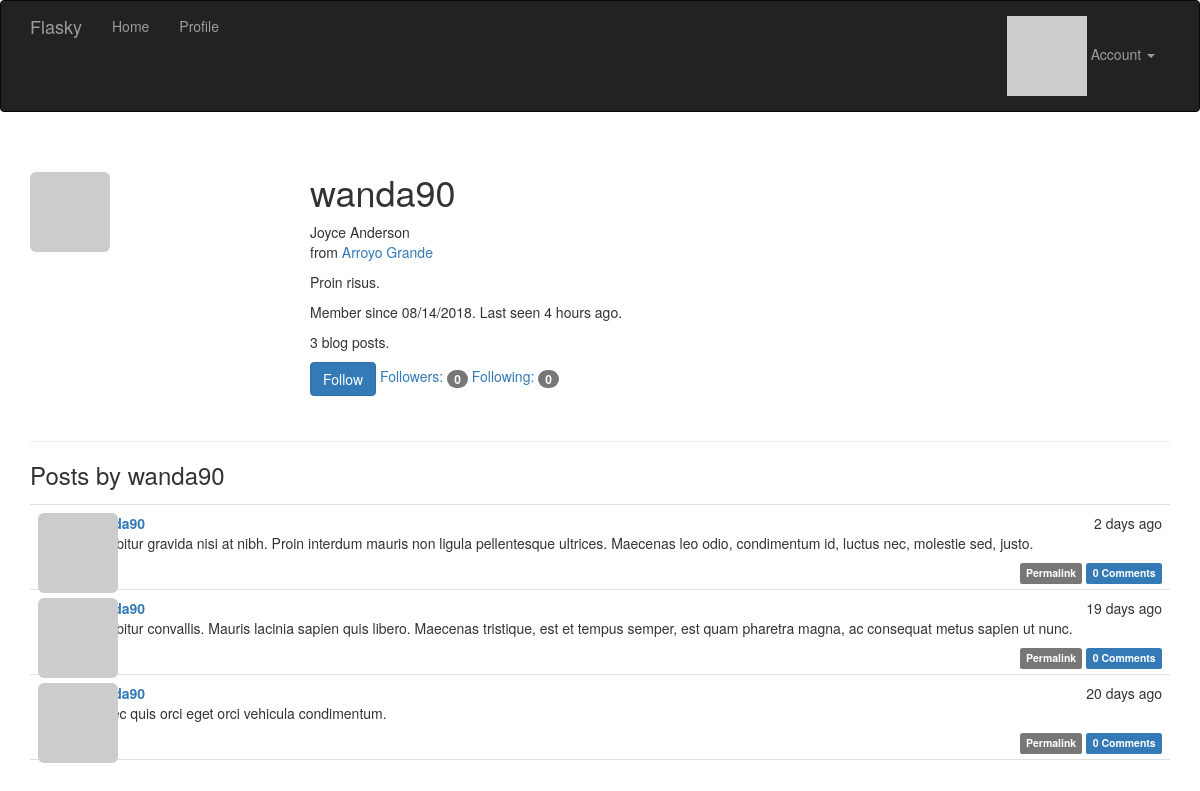
The page /user/wanda90 (signed in) on the database its author committed.
### app/models.py (models this page shows, shortened)
class User(UserMixin, db.Model):
    __tablename__ = 'users'
    id = db.Column(db.Integer, primary_key=True)
    username = db.Column(db.String, unique=True, index=True)
    password_hash = db.Column(db.String(128))
    email = db.Column(db.String(64), unique=True, index=True)
    role_id = db.Column(db.Integer, db.ForeignKey('roles.id'))
    confirmed = db.Column(db.Boolean, default=False)
    posts = db.relationship('Post', backref='author', lazy='dynamic')
    name = db.Column(db.String(64))
    location = db.Column(db.String(64))
    about_me = db.Column(db.Text)
    member_since = db.Column(db.DateTime(), default=datetime.utcnow)
    last_seen = db.Column(db.DateTime(), default=datetime.utcnow)
    comments = db.relationship('Comment', backref='author', lazy='dynamic')
    avatar_hash = db.Column(db.String(32))
    followed = db.relationship('Follow',
                               foreign_keys = [Follow.follower_id],
                               backref = db.backref('follower', lazy='joined'),
                               lazy = 'dynamic',
                               cascade='all, delete-orphan')
    followers = db.relationship('Follow',
                                foreign_keys=[Follow.followed_id],
                                backref=db.backref('followed', lazy='joined'),
                                lazy='dynamic',
                                cascade='all, delete-orphan')
    def can(self, permissions):
        return self.role is not None and (self.role.permissions & permissions) == permissions
    def is_administrator(self):
        return self.can(Permission.ADMINISTER)
    @property
    def password(self):
        raise AttributeError('password is not a readable attribute')
    def gravatar(self, size=100, default='identicon', rating='g'):
        if request.is_secure:
            url = 'https://secure.gravatar.com/avatar'
        else:
            url = 'http://www.gravatar.com/avatar'
        hash = self.avatar_hash or hashlib.md5(self.email.encode('utf-8')).hexdigest()
        return '{url}/{hash}?s={size}&d={default}&r={rating}'.format(
            url=url, hash=hash, size=size, default=default, rating=rating)
    def is_following(self, user):
        return self.followed.filter_by(followed_id=user.id).first() is not None

class Post(db.Model):
    __tablename__ = 'posts'
    id = db.Column(db.Integer, primary_key=True)
    body = db.Column(db.Text)
    timestamp = db.Column(db.DateTime, index=True, default=datetime.utcnow)
    authod_id = db.Column(db.Integer, db.ForeignKey('users.id'))
    body_html = db.Column(db.Text)
    comments = db.relationship('Comment', backref='post', lazy='dynamic')

### app/main/views.py (the view)
@main.route('/user/<username>')
def user(username):
    user = User.query.filter_by(username=username).first()
    if user is None:
        abort(404)
    posts = user.posts.order_by(Post.timestamp.desc()).all()
    return render_template('user.html', user=user, posts=posts)

### app/main/__init__.py (called while the page is built)
@main.app_context_processor
def inject_permissions():
    return dict(Permission=Permission)

### app/models.py (called while the page is built)
@login_manager.user_loader
def load_user(user_id):
    return User.query.get(int(user_id))

### app/templates/user.html (shortened to what this page needs)
{% extends "base.html" %}
{% import "_macros.html" as macros %}
{% block page_content %}
<div class="page-header">
    <img class="img-rounded profile-thumbnail" src="{{ user.gravatar(size=256) }}">
    <div class="profile-header">
        <h1>{{ user.username }}</h1>
        {% if user.name or user.location %}
        <p>
            {% if user.name %}{{ user.name }}<br>{% endif %}
            {% if user.location %}
                from <a href="http://maps.baidu.com/?q={{ user.location }}">{{ user.location }}</a><br>
            {% endif %}
        </p>
        {% endif %}
        {% if user.about_me %}<p>{{ user.about_me }}</p>{% endif %}
        <p>Member since {{ moment(user.member_since).format('L') }}. Last seen {{ moment(user.last_seen).fromNow() }}.</p>
        <p>{{ user.posts.count() }} blog posts.</p>
        <p>
            {% if current_user.can(Permission.FOLLOW) and user != current_user %}
                {% if not current_user.is_following(user) %}
                <a href="{{ url_for('.follow', username=user.username) }}" class="btn btn-primary">Follow</a>
                {% else %}
                <a href="{{ url_for('.unfollow', username=user.username) }}" class="btn btn-default">Unfollow</a>
                {% endif %}
            {% endif %}
            <a href="{{ url_for('.followers', username=user.username) }}">Followers: <span class="badge">{{ user.followers.count() - 1 }}</span></a>
            <a href="{{ url_for('.followed_by', username=user.username) }}">Following: <span class="badge">{{ user.followed.count() - 1 }}</span></a>
        </p>
    </div>
</div>
<h3>Posts by {{ user.username }}</h3>
{% include '_posts.html' %}
{% endblock %}

### app/templates/base.html (shortened to what this page needs)
{% extends "bootstrap/base.html" %}
{% block head %}
{{ super() }}
<link rel="stylesheet" type="text/css" href="{{ url_for('static', filename='styles.css') }}">
{% endblock %}
{% block navbar %}
<div class="navbar navbar-inverse" role="navigation">
     <div class="container">
         <div class="navbar-header">
             <a class="navbar-brand" href="/">Flasky</a>
         </div>
         <div class="navbar-collapse collapse">
             <ul class="nav navbar-nav">
                 <li><a href="/">Home</a></li>
                 {% if current_user.is_authenticated %}
                <li><a href="{{ url_for('main.user', username=current_user.username) }}">Profile</a></li>
                {% endif %}
             </ul>
             <ul class="nav navbar-nav navbar-right">
                 {% if current_user.is_authenticated %}
                <li class="dropdown">
                    <a href="#" class="dropdown-toggle" data-toggle="dropdown">
                        <img src="{{ current_user.gravatar(size=18) }}">
                        Account <b class="caret"></b>
                    </a>
                </li>
                {% else %}
                <li><a href="{{ url_for('auth.login') }}">Log In</a></li>
                {% endif %}
            </ul>
         </div>
     </div>
</div>
{% endblock %}
{% block content %}
<div class="container">
    {% block page_content %}{% endblock %}
 </div>
{% endblock %}

### app/templates/_posts.html (shortened to what this page needs)
<ul class="posts">
    {% for post in posts %}
    <li class="post">
        <div class="post-thumbnail">
            <a href="{{ url_for('.user', username=post.author.username) }}">
                <img class="img-rounded profile-thumbnail" src="{{ post.author.gravatar(size=40) }}">
            </a>
        </div>
        <div class="post-content">
            <div class="post-date">{{ moment(post.timestamp).fromNow() }}</div>
            <div class="post-author"><a href="{{ url_for('.user', username=post.author.username) }}">{{ post.author.username }}</a></div>
            <div class="post-body">
                {% if post.body_html %}
                    {{ post.body_html | safe }}
                {% else %}
                    {{ post.body }}
                {% endif %}
            </div>
        </div>
        <div class="post-footer">
            <a href="{{ url_for('.post', id=post.id) }}">
                <span class="label label-default">Permalink</span>
            </a>
            <a href="{{ url_for('.post', id=post.id) }}#comments">
                <span class="label label-primary">
                    {{ post.comments.count() }} Comments
                </span>
            </a>
        </div>
    </li>
    {% endfor %}
</ul>

### app/static/styles.css (style rules this page uses)
.profile-thumbnail { position: absolute; }
.profile-header { min-height: 260px; margin-left: 280px; }
ul.posts { list-style-type: none; padding: 0px; margin: 16px 0px 0px 0px; border-top: 1px solid #e0e0e0; }
ul.posts li.post { padding: 8px; border-bottom: 1px solid #e0e0e0; }
div.post-date { float: right; }
div.post-author { font-weight: bold; }
div.post-thumbnail { position: absolute; }
div.post-content { margin-left: 48px; min-height: 48px; }
div.post-footer { text-align: right; }

### rows shown on the page
User: username "wanda90", name "Joyce Anderson", location "Arroyo Grande", about_me "Proin risus.", member_since "08/14/2018", last_seen "4 hours ago"
Post: timestamp "2 days ago", body_html "Curabitur gravida nisi at nibh. Proin interdum mauris non ligula pellentesque ultrices. Maecenas leo odio, condimentum id, luctus nec, molestie sed, justo.", comments.count "0"
Post: timestamp "19 days ago", body_html "Curabitur convallis. Mauris lacinia sapien quis libero. Maecenas tristique, est et tempus semper, est quam pharetra magna, ac consequat metus sapien ut nunc.", comments.count "0"
Post: timestamp "20 days ago", body_html "Donec quis orci eget orci vehicula condimentum.", comments.count "0"

### other values the page prints
{{ user.posts.count() }} "3"
{{ user.followers.count() - 1 }} "0"
{{ user.followed.count() - 1 }} "0"
